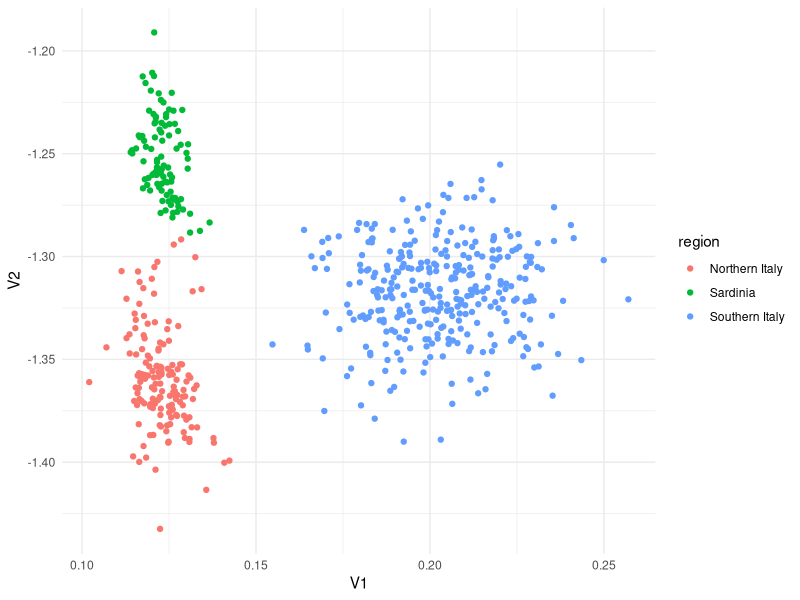

Generate this figure with R:
## ---- chunk 1
knitr::opts_chunk$set(cache=TRUE)
## ---- chunk 2
Sigma_Y <- matrix(c(1, 0.4, 0.4, 1), ncol = 2)
Sigma_X <- matrix(c(1, 0.2, 0.2, 1), ncol = 2)
Sigma_YX <- matrix(c(0.5, 0.3, 0.6, 0.4), ncol = 2)
Sigma_XY <- t(Sigma_YX)

rbind(cbind(Sigma_Y, Sigma_YX),
      cbind(Sigma_XY, Sigma_X))
## ---- chunk 3
library(expm)
sqrt_Y <- sqrtm(Sigma_Y)
sqrt_X <- sqrtm(Sigma_X)
M1 <- solve(sqrt_Y) %*% Sigma_YX %*% solve(Sigma_X) %*% 
  Sigma_XY %*% solve(sqrt_Y)

(decomp1 <- eigen(M1))
## ---- chunk 4
decomp1$vectors[,1] %*% solve(sqrt_Y)
## ---- chunk 5
M2 <- solve(sqrt_X) %*% Sigma_XY %*% solve(Sigma_Y) %*% 
  Sigma_YX %*% solve(sqrt_X)

decomp2 <- eigen(M2)
decomp2$vectors[,1] %*% solve(sqrt_X)
## ---- chunk 6
sqrt(decomp1$values)
## ---- chunk 7
# Let's generate data
library(mvtnorm)
Sigma <- rbind(cbind(Sigma_Y, Sigma_YX),
               cbind(Sigma_XY, Sigma_X))

YX <- rmvnorm(100, sigma = Sigma)
Y <- YX[,1:2]
X <- YX[,3:4]

decomp <- cancor(X, Y)

U <- Y %*% decomp$ycoef
V <- X %*% decomp$xcoef

diag(cor(U, V))
decomp$cor
## ---- chunk 8
library(tidyverse)
library(dslabs)

X <- olive %>% 
  select(-area, -region) %>% 
  as.matrix

Y <- olive %>% 
  select(region) %>% 
  model.matrix(~ region - 1, data = .)
## ---- chunk 9
head(unname(Y))

decomp <- cancor(X, Y)

V <- X %*% decomp$xcoef
## ---- chunk 10
data.frame(
  V1 = V[,1],
  V2 = V[,2],
  region = olive$region
) %>% 
  ggplot(aes(V1, V2, colour = region)) +
  geom_point() + 
  theme_minimal()
